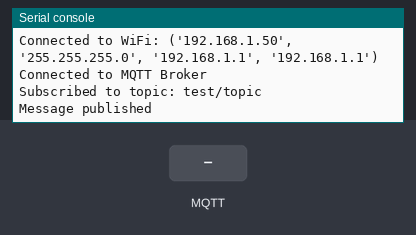
Bench run of a program on a simulated MicroPython board. On the bench: the last lines printed to the serial console. Inputs (shaded band) come from the test bench. WiFi joins after 1.5 s; no MQTT or app messages arrive unless stated.

Above: at 3.3 s.
3.4 s: MQTT message "1" arrives on the first subscribed topic
At 5.0 s:
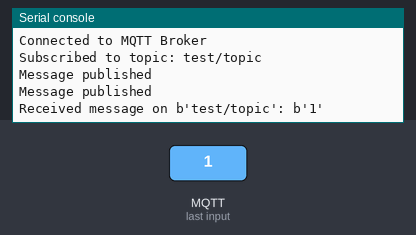
5.6 s: MQTT message "on" arrives on the first subscribed topic
At 6.9 s:
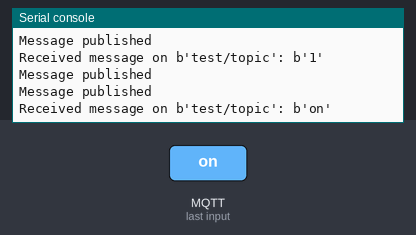
7.6 s: MQTT message "off" arrives on the first subscribed topic
At 8.6 s:
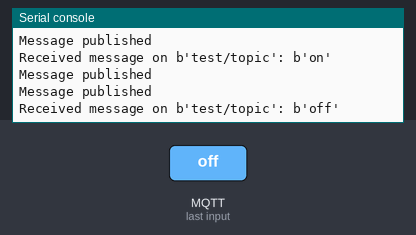

Measured:
- after the input at 3.4 s, the serial console: prints a new line after 0.76 s (image 1)
- after the input at 5.6 s, the serial console: prints a new line after 0.56 s (image 2)
- after the input at 7.6 s, the serial console: prints a new line after 0.57 s (image 3)

The program:

mqttClient.py
```python
import network
import time
import ubinascii
from umqtt.simple import MQTTClient

# WiFi Configuration
SSID = "your_wifi_ssid"
PASSWORD = "your_wifi_password"

# MQTT Broker Configuration (HiveMQ public broker for testing)
MQTT_BROKER = "broker.hivemq.com"
MQTT_PORT = 1883
MQTT_TOPIC = "test/topic"
CLIENT_ID = ubinascii.hexlify(network.WLAN().config('mac')).decode()

# Connect to WiFi
def connect_wifi():
    wlan = network.WLAN(network.STA_IF)
    wlan.active(True)
    wlan.connect(SSID, PASSWORD)
    while not wlan.isconnected():
        print("Connecting to WiFi...")
        time.sleep(1)
    print("Connected to WiFi:", wlan.ifconfig())

# Callback function for receiving messages
def on_message(topic, msg):
    print(f"Received message on {topic}: {msg}")

# Connect to MQTT Broker
def connect_mqtt():
    client = MQTTClient(CLIENT_ID, MQTT_BROKER, MQTT_PORT)
    client.set_callback(on_message)
    client.connect()
    print("Connected to MQTT Broker")
    return client

# Main function
def main():
    connect_wifi()
    client = connect_mqtt()
    client.subscribe(MQTT_TOPIC)
    print(f"Subscribed to topic: {MQTT_TOPIC}")

    while True:
        try:
            client.check_msg()  # Non-blocking check for new messages
            time.sleep(1)
            client.publish(MQTT_TOPIC, "Hello from MicroPython")
            print("Message published")
        except Exception as e:
            print("Error:", e)
            client.disconnect()
            time.sleep(5)
            main()

if __name__ == "__main__":
    main()
```
